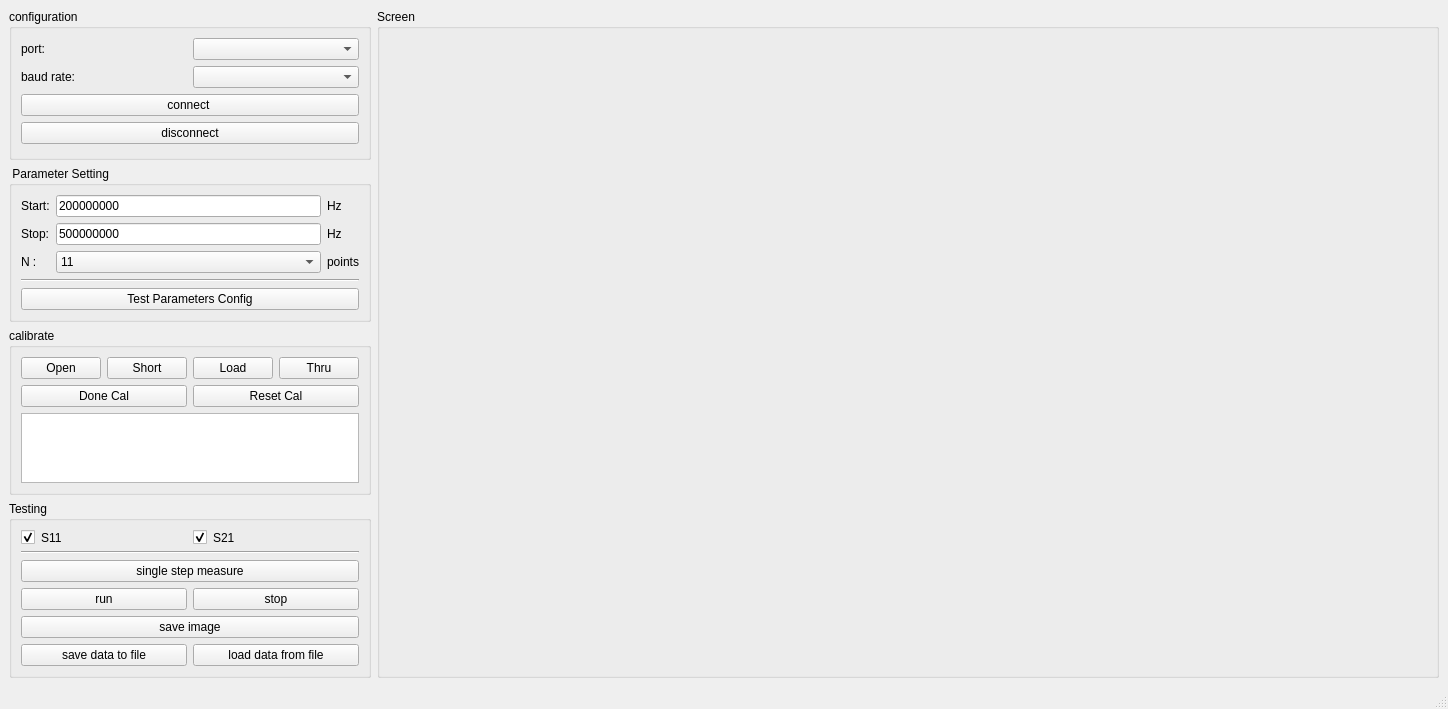
<?xml version="1.0" encoding="UTF-8"?>
<ui version="4.0">
 <class>MainWindow</class>
 <widget class="QMainWindow" name="MainWindow">
  <property name="geometry">
   <rect>
    <x>0</x>
    <y>0</y>
    <width>1448</width>
    <height>709</height>
   </rect>
  </property>
  <property name="windowTitle">
   <string>MainWindow</string>
  </property>
  <widget class="QWidget" name="centralwidget">
   <layout class="QHBoxLayout" name="horizontalLayout" stretch="1,4">
    <item>
     <layout class="QVBoxLayout" name="verticalLayout_7" stretch="1,1,1,1">
      <item>
       <widget class="QGroupBox" name="groupBox">
        <property name="styleSheet">
         <string notr="true">border-color: rgb(0, 0, 255);</string>
        </property>
        <property name="title">
         <string>configuration</string>
        </property>
        <layout class="QGridLayout" name="gridLayout">
         <item row="1" column="1">
          <widget class="QComboBox" name="cbBaudrate">
           <property name="currentText">
            <string/>
           </property>
          </widget>
         </item>
         <item row="2" column="0" colspan="2">
          <widget class="QPushButton" name="pbConnect">
           <property name="text">
            <string>connect </string>
           </property>
          </widget>
         </item>
         <item row="0" column="1">
          <widget class="QComboBox" name="cbSerialportName"/>
         </item>
         <item row="3" column="0" colspan="2">
          <widget class="QPushButton" name="pbDisConnect">
           <property name="text">
            <string>disconnect</string>
           </property>
          </widget>
         </item>
         <item row="0" column="0">
          <widget class="QLabel" name="label_12">
           <property name="text">
            <string>port:</string>
           </property>
          </widget>
         </item>
         <item row="1" column="0">
          <widget class="QLabel" name="label_13">
           <property name="text">
            <string>baud rate:</string>
           </property>
          </widget>
         </item>
        </layout>
       </widget>
      </item>
      <item>
       <widget class="QGroupBox" name="groupBox_2">
        <property name="styleSheet">
         <string notr="true">border-color: rgb(0, 0, 255);</string>
        </property>
        <property name="title">
         <string> Parameter Setting</string>
        </property>
        <layout class="QGridLayout" name="gridLayout_2">
         <item row="1" column="0">
          <widget class="QLabel" name="label_3">
           <property name="text">
            <string>Stop:</string>
           </property>
          </widget>
         </item>
         <item row="0" column="0">
          <widget class="QLabel" name="label_2">
           <property name="text">
            <string>Start:</string>
           </property>
          </widget>
         </item>
         <item row="1" column="1">
          <widget class="QLineEdit" name="leStopFreq">
           <property name="text">
            <string>500000000</string>
           </property>
          </widget>
         </item>
         <item row="1" column="2">
          <widget class="QLabel" name="label_6">
           <property name="text">
            <string>Hz</string>
           </property>
          </widget>
         </item>
         <item row="0" column="2">
          <widget class="QLabel" name="label_7">
           <property name="text">
            <string>Hz</string>
           </property>
          </widget>
         </item>
         <item row="2" column="1">
          <widget class="QComboBox" name="cbSweepPoints">
           <property name="currentText">
            <string>11</string>
           </property>
           <property name="currentIndex">
            <number>0</number>
           </property>
           <item>
            <property name="text">
             <string>11</string>
            </property>
           </item>
           <item>
            <property name="text">
             <string>21</string>
            </property>
           </item>
           <item>
            <property name="text">
             <string>31</string>
            </property>
           </item>
           <item>
            <property name="text">
             <string>41</string>
            </property>
           </item>
           <item>
            <property name="text">
             <string>51</string>
            </property>
           </item>
           <item>
            <property name="text">
             <string>101</string>
            </property>
           </item>
          </widget>
         </item>
         <item row="2" column="0">
          <widget class="QLabel" name="label_4">
           <property name="text">
            <string>N :</string>
           </property>
          </widget>
         </item>
         <item row="2" column="2">
          <widget class="QLabel" name="label_5">
           <property name="text">
            <string>points</string>
           </property>
          </widget>
         </item>
         <item row="0" column="1">
          <widget class="QLineEdit" name="leStartFreq">
           <property name="text">
            <string>200000000</string>
           </property>
          </widget>
         </item>
         <item row="3" column="0" colspan="3">
          <widget class="Line" name="line">
           <property name="orientation">
            <enum>Qt::Horizontal</enum>
           </property>
          </widget>
         </item>
         <item row="4" column="0" colspan="3">
          <widget class="QPushButton" name="pbConfig">
           <property name="text">
            <string>Test Parameters Config</string>
           </property>
          </widget>
         </item>
        </layout>
       </widget>
      </item>
      <item>
       <widget class="QGroupBox" name="groupBox_4">
        <property name="styleSheet">
         <string notr="true">border-color: rgb(0, 0, 255);</string>
        </property>
        <property name="title">
         <string>calibrate</string>
        </property>
        <layout class="QGridLayout" name="gridLayout_7">
         <item row="0" column="4">
          <widget class="QPushButton" name="pbThruCal">
           <property name="text">
            <string>Thru</string>
           </property>
          </widget>
         </item>
         <item row="0" column="1">
          <widget class="QPushButton" name="pbShortCal">
           <property name="text">
            <string>Short</string>
           </property>
          </widget>
         </item>
         <item row="0" column="2" colspan="2">
          <widget class="QPushButton" name="pbLoadCal">
           <property name="text">
            <string>Load</string>
           </property>
          </widget>
         </item>
         <item row="0" column="0">
          <widget class="QPushButton" name="pbOpenCal">
           <property name="text">
            <string>Open</string>
           </property>
          </widget>
         </item>
         <item row="2" column="0" colspan="5">
          <widget class="QTextBrowser" name="textNote"/>
         </item>
         <item row="1" column="0" colspan="2">
          <widget class="QPushButton" name="pbDoneCal">
           <property name="text">
            <string>Done Cal</string>
           </property>
          </widget>
         </item>
         <item row="1" column="2" colspan="3">
          <widget class="QPushButton" name="pbResetCal">
           <property name="text">
            <string>Reset Cal</string>
           </property>
          </widget>
         </item>
        </layout>
       </widget>
      </item>
      <item>
       <widget class="QGroupBox" name="groupBox_3">
        <property name="styleSheet">
         <string notr="true">border-color: rgb(0, 0, 255);</string>
        </property>
        <property name="title">
         <string>Testing</string>
        </property>
        <layout class="QGridLayout" name="gridLayout_3">
         <item row="5" column="0">
          <widget class="QPushButton" name="pbSaveData">
           <property name="text">
            <string>save data to file</string>
           </property>
          </widget>
         </item>
         <item row="0" column="0">
          <widget class="QCheckBox" name="chbS11">
           <property name="text">
            <string>S11</string>
           </property>
           <property name="checked">
            <bool>true</bool>
           </property>
          </widget>
         </item>
         <item row="1" column="0" colspan="2">
          <widget class="Line" name="line_2">
           <property name="orientation">
            <enum>Qt::Horizontal</enum>
           </property>
          </widget>
         </item>
         <item row="3" column="1">
          <widget class="QPushButton" name="pbStop">
           <property name="text">
            <string>stop</string>
           </property>
          </widget>
         </item>
         <item row="0" column="1">
          <widget class="QCheckBox" name="chbS21">
           <property name="text">
            <string>S21</string>
           </property>
           <property name="checked">
            <bool>true</bool>
           </property>
          </widget>
         </item>
         <item row="5" column="1">
          <widget class="QPushButton" name="pbLoadData">
           <property name="text">
            <string>load data from file</string>
           </property>
          </widget>
         </item>
         <item row="2" column="0" colspan="2">
          <widget class="QPushButton" name="pbSingleStep">
           <property name="text">
            <string>single step measure</string>
           </property>
          </widget>
         </item>
         <item row="3" column="0">
          <widget class="QPushButton" name="pbRun">
           <property name="text">
            <string>run</string>
           </property>
          </widget>
         </item>
         <item row="4" column="0" colspan="2">
          <widget class="QPushButton" name="pbSaveImage">
           <property name="text">
            <string>save image</string>
           </property>
          </widget>
         </item>
        </layout>
       </widget>
      </item>
     </layout>
    </item>
    <item>
     <widget class="QGroupBox" name="groupBox_9">
      <property name="title">
       <string>Screen</string>
      </property>
      <layout class="QHBoxLayout" name="horizontalLayout_2">
       <item>
        <widget class="QChartView" name="chart" native="true">
         <property name="styleSheet">
          <string notr="true">border-color: rgb(0, 0, 127);</string>
         </property>
        </widget>
       </item>
      </layout>
     </widget>
    </item>
   </layout>
  </widget>
  <widget class="QMenuBar" name="menubar">
   <property name="geometry">
    <rect>
     <x>0</x>
     <y>0</y>
     <width>1448</width>
     <height>21</height>
    </rect>
   </property>
  </widget>
  <widget class="QStatusBar" name="statusbar"/>
 </widget>
 <customwidgets>
  <customwidget>
   <class>QChartView</class>
   <extends>QWidget</extends>
   <header location="global">qchartview.h</header>
   <container>1</container>
  </customwidget>
 </customwidgets>
 <resources/>
 <connections/>
</ui>
